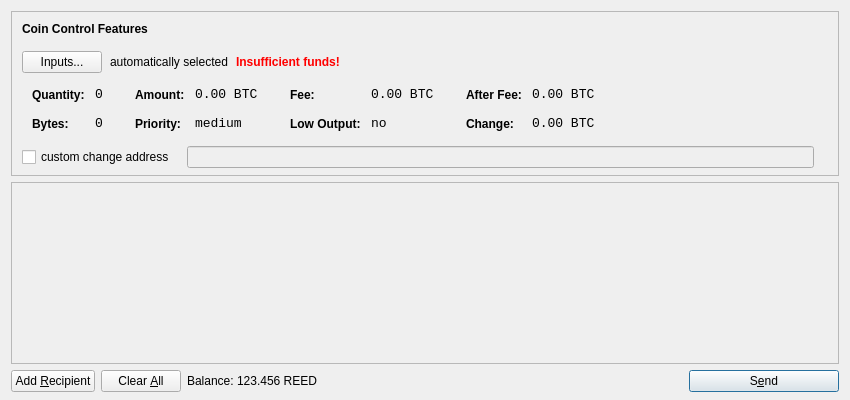
<?xml version="1.0" encoding="UTF-8"?>
<ui version="4.0">
 <class>SendCoinsDialog</class>
 <widget class="QDialog" name="SendCoinsDialog">
  <property name="geometry">
   <rect>
    <x>0</x>
    <y>0</y>
    <width>850</width>
    <height>400</height>
   </rect>
  </property>
  <property name="windowTitle">
   <string>Send Coins</string>
  </property>
  <layout class="QVBoxLayout" name="verticalLayout" stretch="0,1,0">
   <property name="bottomMargin">
    <number>8</number>
   </property>
   <item>
    <widget class="QFrame" name="frameCoinControl">
     <property name="sizePolicy">
      <sizepolicy hsizetype="Expanding" vsizetype="Expanding">
       <horstretch>0</horstretch>
       <verstretch>0</verstretch>
      </sizepolicy>
     </property>
     <property name="maximumSize">
      <size>
       <width>16777215</width>
       <height>16777215</height>
      </size>
     </property>
     <property name="frameShape">
      <enum>QFrame::StyledPanel</enum>
     </property>
     <property name="frameShadow">
      <enum>QFrame::Sunken</enum>
     </property>
     <layout class="QVBoxLayout" name="verticalLayoutCoinControl2">
      <property name="spacing">
       <number>-1</number>
      </property>
      <property name="leftMargin">
       <number>0</number>
      </property>
      <property name="topMargin">
       <number>0</number>
      </property>
      <property name="rightMargin">
       <number>0</number>
      </property>
      <property name="bottomMargin">
       <number>6</number>
      </property>
      <item>
       <layout class="QVBoxLayout" name="verticalLayoutCoinControl" stretch="0,0,0,0,1">
        <property name="spacing">
         <number>0</number>
        </property>
        <property name="leftMargin">
         <number>10</number>
        </property>
        <property name="topMargin">
         <number>10</number>
        </property>
        <item>
         <layout class="QHBoxLayout" name="horizontalLayoutCoinControl1">
          <property name="bottomMargin">
           <number>15</number>
          </property>
          <item>
           <widget class="QLabel" name="labelCoinControlFeatures">
            <property name="sizePolicy">
             <sizepolicy hsizetype="Preferred" vsizetype="Maximum">
              <horstretch>0</horstretch>
              <verstretch>0</verstretch>
             </sizepolicy>
            </property>
            <property name="font">
             <font>
              <weight>75</weight>
              <bold>true</bold>
             </font>
            </property>
            <property name="styleSheet">
             <string notr="true">font-weight:bold;</string>
            </property>
            <property name="text">
             <string>Coin Control Features</string>
            </property>
           </widget>
          </item>
         </layout>
        </item>
        <item>
         <layout class="QHBoxLayout" name="horizontalLayoutCoinControl2" stretch="0,0,0,0">
          <property name="spacing">
           <number>8</number>
          </property>
          <property name="bottomMargin">
           <number>10</number>
          </property>
          <item>
           <widget class="QPushButton" name="pushButtonCoinControl">
            <property name="styleSheet">
             <string notr="true"/>
            </property>
            <property name="text">
             <string>Inputs...</string>
            </property>
           </widget>
          </item>
          <item>
           <widget class="QLabel" name="labelCoinControlAutomaticallySelected">
            <property name="text">
             <string>automatically selected</string>
            </property>
            <property name="margin">
             <number>5</number>
            </property>
           </widget>
          </item>
          <item>
           <widget class="QLabel" name="labelCoinControlInsuffFunds">
            <property name="font">
             <font>
              <weight>75</weight>
              <bold>true</bold>
             </font>
            </property>
            <property name="styleSheet">
             <string notr="true">color:red;font-weight:bold;</string>
            </property>
            <property name="text">
             <string>Insufficient funds!</string>
            </property>
            <property name="margin">
             <number>5</number>
            </property>
           </widget>
          </item>
          <item>
           <spacer name="horizontalSpacerCoinControl">
            <property name="orientation">
             <enum>Qt::Horizontal</enum>
            </property>
            <property name="sizeHint" stdset="0">
             <size>
              <width>40</width>
              <height>1</height>
             </size>
            </property>
           </spacer>
          </item>
         </layout>
        </item>
        <item>
         <widget class="QWidget" name="widgetCoinControl" native="true">
          <property name="sizePolicy">
           <sizepolicy hsizetype="Preferred" vsizetype="Preferred">
            <horstretch>0</horstretch>
            <verstretch>0</verstretch>
           </sizepolicy>
          </property>
          <property name="minimumSize">
           <size>
            <width>0</width>
            <height>0</height>
           </size>
          </property>
          <property name="styleSheet">
           <string notr="true"/>
          </property>
          <layout class="QHBoxLayout" name="horizontalLayoutCoinControl5">
           <property name="margin">
            <number>0</number>
           </property>
           <item>
            <layout class="QHBoxLayout" name="horizontalLayoutCoinControl3" stretch="0,0,0,1">
             <property name="spacing">
              <number>20</number>
             </property>
             <property name="topMargin">
              <number>0</number>
             </property>
             <property name="bottomMargin">
              <number>10</number>
             </property>
             <item>
              <layout class="QFormLayout" name="formLayoutCoinControl1">
               <property name="horizontalSpacing">
                <number>10</number>
               </property>
               <property name="verticalSpacing">
                <number>14</number>
               </property>
               <property name="leftMargin">
                <number>10</number>
               </property>
               <property name="topMargin">
                <number>4</number>
               </property>
               <property name="rightMargin">
                <number>6</number>
               </property>
               <item row="0" column="0">
                <widget class="QLabel" name="labelCoinControlQuantityText">
                 <property name="styleSheet">
                  <string notr="true">font-weight:bold;</string>
                 </property>
                 <property name="text">
                  <string>Quantity:</string>
                 </property>
                 <property name="margin">
                  <number>0</number>
                 </property>
                </widget>
               </item>
               <item row="0" column="1">
                <widget class="QLabel" name="labelCoinControlQuantity">
                 <property name="font">
                  <font>
                   <family>Monospace</family>
                   <pointsize>10</pointsize>
                  </font>
                 </property>
                 <property name="cursor">
                  <cursorShape>IBeamCursor</cursorShape>
                 </property>
                 <property name="contextMenuPolicy">
                  <enum>Qt::ActionsContextMenu</enum>
                 </property>
                 <property name="text">
                  <string notr="true">0</string>
                 </property>
                 <property name="margin">
                  <number>0</number>
                 </property>
                 <property name="textInteractionFlags">
                  <set>Qt::LinksAccessibleByMouse|Qt::TextSelectableByKeyboard|Qt::TextSelectableByMouse</set>
                 </property>
                </widget>
               </item>
               <item row="1" column="0">
                <widget class="QLabel" name="labelCoinControlBytesText">
                 <property name="styleSheet">
                  <string notr="true">font-weight:bold;</string>
                 </property>
                 <property name="text">
                  <string>Bytes:</string>
                 </property>
                </widget>
               </item>
               <item row="1" column="1">
                <widget class="QLabel" name="labelCoinControlBytes">
                 <property name="font">
                  <font>
                   <family>Monospace</family>
                   <pointsize>10</pointsize>
                  </font>
                 </property>
                 <property name="cursor">
                  <cursorShape>IBeamCursor</cursorShape>
                 </property>
                 <property name="contextMenuPolicy">
                  <enum>Qt::ActionsContextMenu</enum>
                 </property>
                 <property name="text">
                  <string notr="true">0</string>
                 </property>
                 <property name="textInteractionFlags">
                  <set>Qt::LinksAccessibleByMouse|Qt::TextSelectableByKeyboard|Qt::TextSelectableByMouse</set>
                 </property>
                </widget>
               </item>
              </layout>
             </item>
             <item>
              <layout class="QFormLayout" name="formLayoutCoinControl2">
               <property name="horizontalSpacing">
                <number>10</number>
               </property>
               <property name="verticalSpacing">
                <number>14</number>
               </property>
               <property name="leftMargin">
                <number>6</number>
               </property>
               <property name="topMargin">
                <number>4</number>
               </property>
               <property name="rightMargin">
                <number>6</number>
               </property>
               <item row="0" column="0">
                <widget class="QLabel" name="labelCoinControlAmountText">
                 <property name="styleSheet">
                  <string notr="true">font-weight:bold;</string>
                 </property>
                 <property name="text">
                  <string>Amount:</string>
                 </property>
                 <property name="margin">
                  <number>0</number>
                 </property>
                </widget>
               </item>
               <item row="0" column="1">
                <widget class="QLabel" name="labelCoinControlAmount">
                 <property name="font">
                  <font>
                   <family>Monospace</family>
                   <pointsize>10</pointsize>
                  </font>
                 </property>
                 <property name="cursor">
                  <cursorShape>IBeamCursor</cursorShape>
                 </property>
                 <property name="contextMenuPolicy">
                  <enum>Qt::ActionsContextMenu</enum>
                 </property>
                 <property name="text">
                  <string notr="true">0.00 BTC</string>
                 </property>
                 <property name="textInteractionFlags">
                  <set>Qt::LinksAccessibleByMouse|Qt::TextSelectableByKeyboard|Qt::TextSelectableByMouse</set>
                 </property>
                </widget>
               </item>
               <item row="1" column="0">
                <widget class="QLabel" name="labelCoinControlPriorityText">
                 <property name="styleSheet">
                  <string notr="true">font-weight:bold;</string>
                 </property>
                 <property name="text">
                  <string>Priority:</string>
                 </property>
                </widget>
               </item>
               <item row="1" column="1">
                <widget class="QLabel" name="labelCoinControlPriority">
                 <property name="font">
                  <font>
                   <family>Monospace</family>
                   <pointsize>10</pointsize>
                  </font>
                 </property>
                 <property name="cursor">
                  <cursorShape>IBeamCursor</cursorShape>
                 </property>
                 <property name="contextMenuPolicy">
                  <enum>Qt::ActionsContextMenu</enum>
                 </property>
                 <property name="text">
                  <string>medium</string>
                 </property>
                 <property name="textInteractionFlags">
                  <set>Qt::LinksAccessibleByMouse|Qt::TextSelectableByKeyboard|Qt::TextSelectableByMouse</set>
                 </property>
                </widget>
               </item>
              </layout>
             </item>
             <item>
              <layout class="QFormLayout" name="formLayoutCoinControl3">
               <property name="horizontalSpacing">
                <number>10</number>
               </property>
               <property name="verticalSpacing">
                <number>14</number>
               </property>
               <property name="leftMargin">
                <number>6</number>
               </property>
               <property name="topMargin">
                <number>4</number>
               </property>
               <property name="rightMargin">
                <number>6</number>
               </property>
               <item row="0" column="0">
                <widget class="QLabel" name="labelCoinControlFeeText">
                 <property name="styleSheet">
                  <string notr="true">font-weight:bold;</string>
                 </property>
                 <property name="text">
                  <string>Fee:</string>
                 </property>
                 <property name="margin">
                  <number>0</number>
                 </property>
                </widget>
               </item>
               <item row="0" column="1">
                <widget class="QLabel" name="labelCoinControlFee">
                 <property name="font">
                  <font>
                   <family>Monospace</family>
                   <pointsize>10</pointsize>
                  </font>
                 </property>
                 <property name="cursor">
                  <cursorShape>IBeamCursor</cursorShape>
                 </property>
                 <property name="contextMenuPolicy">
                  <enum>Qt::ActionsContextMenu</enum>
                 </property>
                 <property name="text">
                  <string notr="true">0.00 BTC</string>
                 </property>
                 <property name="textInteractionFlags">
                  <set>Qt::LinksAccessibleByMouse|Qt::TextSelectableByKeyboard|Qt::TextSelectableByMouse</set>
                 </property>
                </widget>
               </item>
               <item row="1" column="0">
                <widget class="QLabel" name="labelCoinControlLowOutputText">
                 <property name="styleSheet">
                  <string notr="true">font-weight:bold;</string>
                 </property>
                 <property name="text">
                  <string>Low Output:</string>
                 </property>
                </widget>
               </item>
               <item row="1" column="1">
                <widget class="QLabel" name="labelCoinControlLowOutput">
                 <property name="font">
                  <font>
                   <family>Monospace</family>
                   <pointsize>10</pointsize>
                  </font>
                 </property>
                 <property name="cursor">
                  <cursorShape>IBeamCursor</cursorShape>
                 </property>
                 <property name="contextMenuPolicy">
                  <enum>Qt::ActionsContextMenu</enum>
                 </property>
                 <property name="text">
                  <string>no</string>
                 </property>
                 <property name="textInteractionFlags">
                  <set>Qt::LinksAccessibleByMouse|Qt::TextSelectableByKeyboard|Qt::TextSelectableByMouse</set>
                 </property>
                </widget>
               </item>
              </layout>
             </item>
             <item>
              <layout class="QFormLayout" name="formLayoutCoinControl4">
               <property name="horizontalSpacing">
                <number>10</number>
               </property>
               <property name="verticalSpacing">
                <number>14</number>
               </property>
               <property name="leftMargin">
                <number>6</number>
               </property>
               <property name="topMargin">
                <number>4</number>
               </property>
               <property name="rightMargin">
                <number>6</number>
               </property>
               <item row="0" column="0">
                <widget class="QLabel" name="labelCoinControlAfterFeeText">
                 <property name="styleSheet">
                  <string notr="true">font-weight:bold;</string>
                 </property>
                 <property name="text">
                  <string>After Fee:</string>
                 </property>
                 <property name="margin">
                  <number>0</number>
                 </property>
                </widget>
               </item>
               <item row="0" column="1">
                <widget class="QLabel" name="labelCoinControlAfterFee">
                 <property name="font">
                  <font>
                   <family>Monospace</family>
                   <pointsize>10</pointsize>
                  </font>
                 </property>
                 <property name="cursor">
                  <cursorShape>IBeamCursor</cursorShape>
                 </property>
                 <property name="contextMenuPolicy">
                  <enum>Qt::ActionsContextMenu</enum>
                 </property>
                 <property name="text">
                  <string notr="true">0.00 BTC</string>
                 </property>
                 <property name="textInteractionFlags">
                  <set>Qt::LinksAccessibleByMouse|Qt::TextSelectableByKeyboard|Qt::TextSelectableByMouse</set>
                 </property>
                </widget>
               </item>
               <item row="1" column="0">
                <widget class="QLabel" name="labelCoinControlChangeText">
                 <property name="styleSheet">
                  <string notr="true">font-weight:bold;</string>
                 </property>
                 <property name="text">
                  <string>Change:</string>
                 </property>
                </widget>
               </item>
               <item row="1" column="1">
                <widget class="QLabel" name="labelCoinControlChange">
                 <property name="font">
                  <font>
                   <family>Monospace</family>
                   <pointsize>10</pointsize>
                  </font>
                 </property>
                 <property name="cursor">
                  <cursorShape>IBeamCursor</cursorShape>
                 </property>
                 <property name="contextMenuPolicy">
                  <enum>Qt::ActionsContextMenu</enum>
                 </property>
                 <property name="text">
                  <string notr="true">0.00 BTC</string>
                 </property>
                 <property name="textInteractionFlags">
                  <set>Qt::LinksAccessibleByMouse|Qt::TextSelectableByKeyboard|Qt::TextSelectableByMouse</set>
                 </property>
                </widget>
               </item>
              </layout>
             </item>
            </layout>
           </item>
          </layout>
         </widget>
        </item>
        <item>
         <layout class="QHBoxLayout" name="horizontalLayoutCoinControl4" stretch="0,0,0">
          <property name="spacing">
           <number>12</number>
          </property>
          <property name="sizeConstraint">
           <enum>QLayout::SetDefaultConstraint</enum>
          </property>
          <property name="topMargin">
           <number>5</number>
          </property>
          <property name="rightMargin">
           <number>5</number>
          </property>
          <item>
           <widget class="QCheckBox" name="checkBoxCoinControlChange">
            <property name="text">
             <string>custom change address</string>
            </property>
           </widget>
          </item>
          <item>
           <widget class="QLineEdit" name="lineEditCoinControlChange">
            <property name="enabled">
             <bool>false</bool>
            </property>
            <property name="sizePolicy">
             <sizepolicy hsizetype="Expanding" vsizetype="Fixed">
              <horstretch>0</horstretch>
              <verstretch>0</verstretch>
             </sizepolicy>
            </property>
           </widget>
          </item>
          <item>
           <widget class="QLabel" name="labelCoinControlChangeLabel">
            <property name="sizePolicy">
             <sizepolicy hsizetype="Preferred" vsizetype="Expanding">
              <horstretch>0</horstretch>
              <verstretch>0</verstretch>
             </sizepolicy>
            </property>
            <property name="minimumSize">
             <size>
              <width>0</width>
              <height>0</height>
             </size>
            </property>
            <property name="text">
             <string/>
            </property>
            <property name="margin">
             <number>3</number>
            </property>
           </widget>
          </item>
         </layout>
        </item>
        <item>
         <spacer name="verticalSpacerCoinControl">
          <property name="orientation">
           <enum>Qt::Vertical</enum>
          </property>
          <property name="sizeHint" stdset="0">
           <size>
            <width>800</width>
            <height>1</height>
           </size>
          </property>
         </spacer>
        </item>
       </layout>
      </item>
     </layout>
    </widget>
   </item>
   <item>
    <widget class="QScrollArea" name="scrollArea">
     <property name="widgetResizable">
      <bool>true</bool>
     </property>
     <widget class="QWidget" name="scrollAreaWidgetContents">
      <property name="geometry">
       <rect>
        <x>0</x>
        <y>0</y>
        <width>830</width>
        <height>165</height>
       </rect>
      </property>
      <layout class="QVBoxLayout" name="verticalLayout_2">
       <property name="margin">
        <number>0</number>
       </property>
       <item>
        <layout class="QVBoxLayout" name="entries">
         <property name="spacing">
          <number>6</number>
         </property>
        </layout>
       </item>
       <item>
        <spacer name="verticalSpacer">
         <property name="orientation">
          <enum>Qt::Vertical</enum>
         </property>
         <property name="sizeHint" stdset="0">
          <size>
           <width>20</width>
           <height>40</height>
          </size>
         </property>
        </spacer>
       </item>
      </layout>
     </widget>
    </widget>
   </item>
   <item>
    <layout class="QHBoxLayout" name="horizontalLayout">
     <item>
      <widget class="QPushButton" name="addButton">
       <property name="toolTip">
        <string>Send to multiple recipients at once</string>
       </property>
       <property name="text">
        <string>Add &amp;Recipient</string>
       </property>
       <property name="icon">
        <iconset resource="../bitcoin.qrc">
         <normaloff>:/icons/add</normaloff>:/icons/add</iconset>
       </property>
       <property name="autoDefault">
        <bool>false</bool>
       </property>
      </widget>
     </item>
     <item>
      <widget class="QPushButton" name="clearButton">
       <property name="sizePolicy">
        <sizepolicy hsizetype="Minimum" vsizetype="Fixed">
         <horstretch>0</horstretch>
         <verstretch>0</verstretch>
        </sizepolicy>
       </property>
       <property name="toolTip">
        <string>Remove all transaction fields</string>
       </property>
       <property name="text">
        <string>Clear &amp;All</string>
       </property>
       <property name="icon">
        <iconset resource="../bitcoin.qrc">
         <normaloff>:/icons/remove</normaloff>:/icons/remove</iconset>
       </property>
       <property name="autoRepeatDelay">
        <number>300</number>
       </property>
       <property name="autoDefault">
        <bool>false</bool>
       </property>
      </widget>
     </item>
     <item>
      <layout class="QHBoxLayout" name="horizontalLayout_2">
       <property name="spacing">
        <number>3</number>
       </property>
       <item>
        <widget class="QLabel" name="label">
         <property name="text">
          <string>Balance:</string>
         </property>
        </widget>
       </item>
       <item>
        <widget class="QLabel" name="labelBalance">
         <property name="cursor">
          <cursorShape>IBeamCursor</cursorShape>
         </property>
         <property name="text">
          <string>123.456 REED</string>
         </property>
         <property name="textInteractionFlags">
          <set>Qt::LinksAccessibleByMouse|Qt::TextSelectableByKeyboard|Qt::TextSelectableByMouse</set>
         </property>
        </widget>
       </item>
      </layout>
     </item>
     <item>
      <spacer name="horizontalSpacer">
       <property name="orientation">
        <enum>Qt::Horizontal</enum>
       </property>
       <property name="sizeHint" stdset="0">
        <size>
         <width>40</width>
         <height>20</height>
        </size>
       </property>
      </spacer>
     </item>
     <item>
      <widget class="QPushButton" name="sendButton">
       <property name="minimumSize">
        <size>
         <width>150</width>
         <height>0</height>
        </size>
       </property>
       <property name="toolTip">
        <string>Confirm the send action</string>
       </property>
       <property name="text">
        <string>S&amp;end</string>
       </property>
       <property name="icon">
        <iconset resource="../bitcoin.qrc">
         <normaloff>:/icons/send</normaloff>:/icons/send</iconset>
       </property>
       <property name="default">
        <bool>true</bool>
       </property>
      </widget>
     </item>
    </layout>
   </item>
  </layout>
 </widget>
 <resources>
  <include location="../bitcoin.qrc"/>
 </resources>
 <connections/>
</ui>
